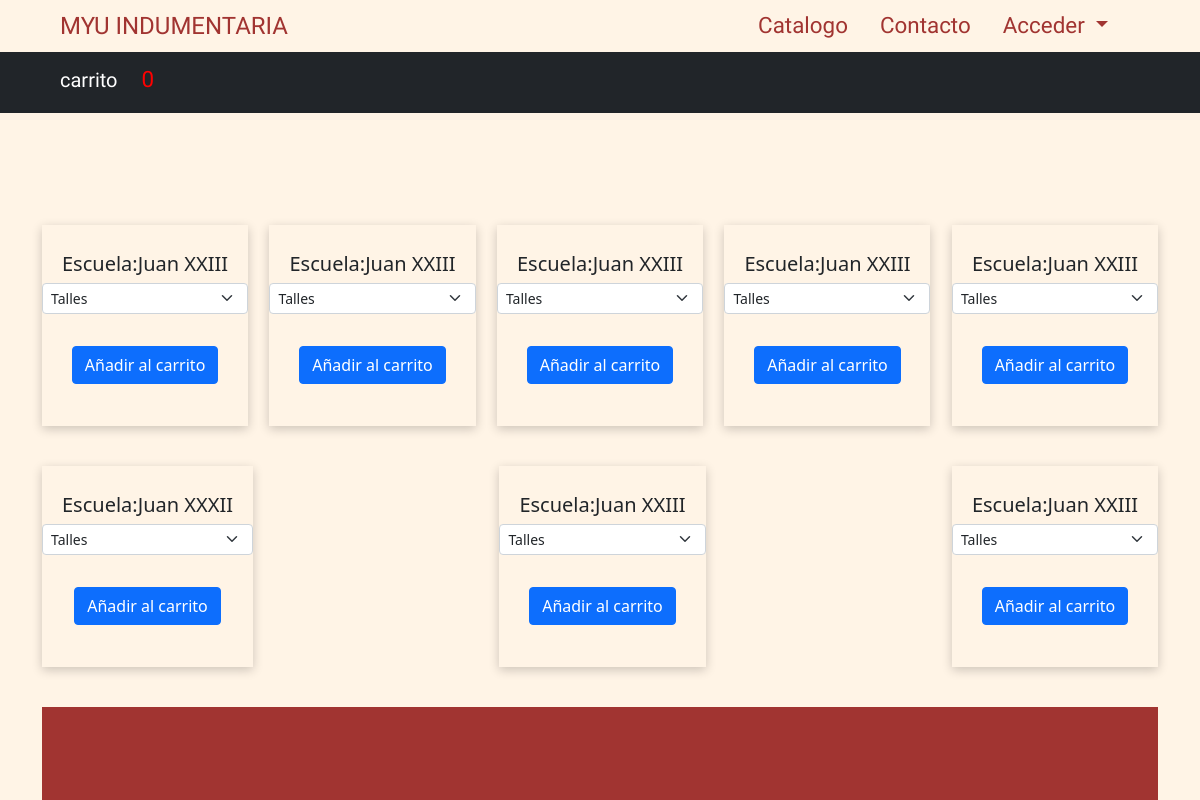
Page /Catalogo2.php on the committed database.
### tables this page shows
CREATE TABLE `catalogo` (
  `nro_producto` int(11) NOT NULL,
  `producto` varchar(100) DEFAULT NULL,
  `talle` varchar(5) DEFAULT NULL,
  `colegio` varchar(30) DEFAULT NULL,
  `stock` int(11) DEFAULT NULL,
  `precio` int(6) DEFAULT NULL,
  `imagen` longblob DEFAULT NULL
);

### Catalogo2.php (the view, shortened to what this page needs)
<?php
include("connect.php");
    $num="SELECT nro_producto FROM catalogo WHERE nro_producto is not null ORDER BY nro_producto DESC";
    $ero = mysqli_query($conex,$num);
    $fila2 = $ero -> fetch_array();
    $a = 1;
    $i = 0;
    for($x = 1 ; $x <= $fila2[0] ; $x++)
    {
        $ta="SELECT * FROM catalogo WHERE nro_producto = $x";
        $lle=$conex -> query($ta);
        $b = $lle -> fetch_array();
        if(empty($b[1]) == false)
        {
          if($b[1] !== $a)
          {
              $fila3[$i] = $b;
              $a = $b[1];
              $i ++;
          }
        }
    }
?>
<!DOCTYPE html>
<html lang="en">
<head>
    <link href='https://unpkg.com/boxicons@2.1.2/css/boxicons.min.css' rel='stylesheet'>
    <link rel="stylesheet" href="estiloCarrito.css">
    <link href="https://cdn.jsdelivr.net/npm/bootstrap@5.0.2/dist/css/bootstrap.min.css" rel="stylesheet">
		<link rel="stylesheet" href="owl.carousel.min.css">
    <link rel="stylesheet" href="owl.theme.default.min.css">
</head>
<body style="background-color:#fff4e6;"></body>
<div class="head sticky-top">
    <nav class="navbar navbar-expand-lg navbar-light bg-nav">
        <div class="container-fluid">
          <a class="logo__name" href="index.php">MYU INDUMENTARIA</a>
          <div class="collapse navbar-collapse" id="navbarNavDropdown">
            <ul class="navbar-nav ms-auto">
              <li class="nav-item">
                <a href="#">Catalogo</a>
              </li>
              <li class="nav-item">
                <a href="#contact">Contacto</a>
              </li>
              <li class="nav-item dropdown">
                <a class="dropdown-toggle" href="#" id="navbarDropdownMenuLink" role="button" data-bs-toggle="dropdown" aria-expanded="false">
                  Acceder
                </a>
              </li>
            </ul>
          </div>
        </div>
      </nav>
</div>
<header>
<nav class="navbar navbar-expand-lg navbar-dark bg-dark">
<div class="container-fluid">
    <a class="navbar-brand" href="#">carrito</a>
    <div class="collapse navbar-collapse" id="navbarNavDropdown">
      <ul class="navbar-nav">
        <li class="nav-item">
          <a class="nav-link" data-bs-toggle="modal" data-bs-target="#modal_cart" style="color: red;"><i class="fas fa-shopping-cart"></i>0</a>
        </li>
      </ul>
    </div>
  </div>
</nav>
    <section class="container">
        <div class="products">
            <?php
            for($y = 0; $y < $i; $y++)
            {
                $colegio = $fila3[$y]['colegio'];
            ?>
                <div class="carts">
                    <div>
                </div>
                <p class="title mb-1">Escuela:<?php echo $colegio; ?></p>
                  <select class="form-select form-select-sm mb-4" aria-label=".form-select-sm example" id="talle">
                  <option selected>Talles</option>
                </select>
                <button class="btn btn-primary" type="submit" ><i class="fas fa-shopping-cart"></i> Añadir al carrito</button>
            </div>
        <?php
        }
        ?>
      </div>
        <footer id="contact">
    </footer>
</body>
</html>

### estiloCarrito.css (style rules this page uses)
body { text-align: center; font-family: 'Mukta', sans-serif; }
header { background-color: #fff4e6; padding-top: 0em; padding-bottom: 0em; box-shadow: 0 7px 8px -3px grey; position: fixed; width: 100%; margin-top: -0.3em; z-index: 1; }
nav { font-family: 'Mukta', sans-serif; background-color: #fff4e6; padding: 1em 3em; display: flex; flex-direction: column; justify-content: center; align-items: center; }
nav ul { display: flex; justify-content: end; align-items: end; }
nav ul li { list-style: none; margin-right: 2em; }
nav ul li a { font-size: 1.4em; text-decoration: none; color: #a13431; }
.logo__name { font-size: 1.5em; color: #a13431; text-decoration: none; text-transform: uppercase; }
.title { font-size: 20px; }
.container { max-width: 75em; text-align: center; margin: auto; }
.products { padding-top: 7em; display: flex; flex-wrap: wrap; justify-content: space-between; }
.carts { max-width: 250px; box-shadow: 0 3px 10px rgb(0 0 0 / 20%); padding-bottom: 34px; margin-bottom: 40px; }
.carts p { font-family: system-ui; font-weight: 500; padding: 0 20px; margin-bottom: 24px; }
.carts div { position: relative; }
#contact { height: 25em; display: flex; flex-direction: column; justify-content: center; align-items: center; padding-top: 2em; background: #a13431; padding-bottom: 2em; }
.btn { margin: 0.5em; }

### rows in the picture
catalogo: colegio "Juan XXIII"
catalogo: colegio "Juan XXIII"
catalogo: colegio "Juan XXIII"
catalogo: colegio "Juan XXIII"
catalogo: colegio "Juan XXIII"
catalogo: colegio "Juan XXXII"
catalogo: colegio "Juan XXIII"
catalogo: colegio "Juan XXIII"
